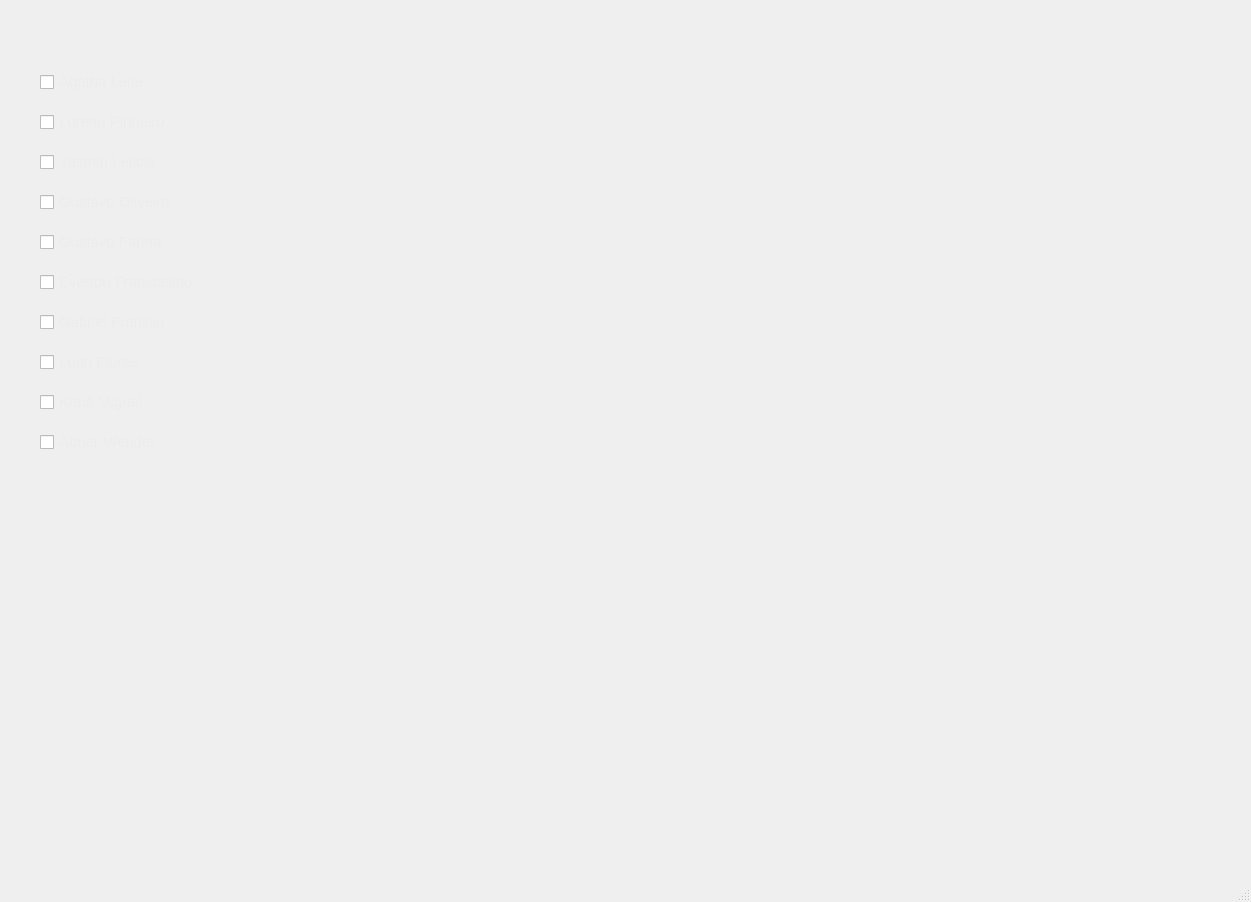
<?xml version="1.0" encoding="UTF-8"?>
<ui version="4.0">
 <class>MainWindow</class>
 <widget class="QMainWindow" name="MainWindow">
  <property name="geometry">
   <rect>
    <x>0</x>
    <y>0</y>
    <width>1251</width>
    <height>902</height>
   </rect>
  </property>
  <property name="windowTitle">
   <string>MainWindow</string>
  </property>
  <widget class="QWidget" name="centralwidget">
   <widget class="QWidget" name="gridLayoutWidget">
    <property name="geometry">
     <rect>
      <x>40</x>
      <y>60</y>
      <width>681</width>
      <height>411</height>
     </rect>
    </property>
    <layout class="QGridLayout" name="gridLayout">
     <item row="3" column="0">
      <widget class="QCheckBox" name="checkBox_5">
       <property name="font">
        <font>
         <pointsize>11</pointsize>
        </font>
       </property>
       <property name="styleSheet">
        <string notr="true">color: #ececec;</string>
       </property>
       <property name="text">
        <string>Gustavo Oliveira</string>
       </property>
      </widget>
     </item>
     <item row="2" column="0">
      <widget class="QCheckBox" name="checkBox_7">
       <property name="font">
        <font>
         <pointsize>11</pointsize>
        </font>
       </property>
       <property name="styleSheet">
        <string notr="true">color: #ececec;</string>
       </property>
       <property name="text">
        <string>Yasmin Leticia</string>
       </property>
      </widget>
     </item>
     <item row="5" column="0">
      <widget class="QCheckBox" name="checkBox_3">
       <property name="font">
        <font>
         <pointsize>11</pointsize>
        </font>
       </property>
       <property name="styleSheet">
        <string notr="true">color: #ececec;</string>
       </property>
       <property name="text">
        <string>Everton Franscelino</string>
       </property>
      </widget>
     </item>
     <item row="4" column="0">
      <widget class="QCheckBox" name="checkBox_4">
       <property name="font">
        <font>
         <pointsize>11</pointsize>
        </font>
       </property>
       <property name="styleSheet">
        <string notr="true">color: #ececec;</string>
       </property>
       <property name="text">
        <string>Gustavo Farina</string>
       </property>
      </widget>
     </item>
     <item row="1" column="0">
      <widget class="QCheckBox" name="checkBox_9">
       <property name="font">
        <font>
         <pointsize>11</pointsize>
        </font>
       </property>
       <property name="styleSheet">
        <string notr="true">color: #ececec;</string>
       </property>
       <property name="text">
        <string>Lorena Pinheiro</string>
       </property>
      </widget>
     </item>
     <item row="9" column="0">
      <widget class="QCheckBox" name="checkBox_8">
       <property name="font">
        <font>
         <pointsize>11</pointsize>
        </font>
       </property>
       <property name="styleSheet">
        <string notr="true">color: #ececec;</string>
       </property>
       <property name="text">
        <string>Abner Wender</string>
       </property>
      </widget>
     </item>
     <item row="8" column="0">
      <widget class="QCheckBox" name="checkBox_6">
       <property name="font">
        <font>
         <pointsize>11</pointsize>
        </font>
       </property>
       <property name="styleSheet">
        <string notr="true">color: #ececec;</string>
       </property>
       <property name="text">
        <string>Kauã Miguel</string>
       </property>
      </widget>
     </item>
     <item row="0" column="0">
      <widget class="QCheckBox" name="checkBox_10">
       <property name="font">
        <font>
         <pointsize>11</pointsize>
        </font>
       </property>
       <property name="styleSheet">
        <string notr="true">color: #ececec;</string>
       </property>
       <property name="text">
        <string>Agatha Leite</string>
       </property>
      </widget>
     </item>
     <item row="7" column="0">
      <widget class="QCheckBox" name="checkBox_2">
       <property name="font">
        <font>
         <pointsize>11</pointsize>
        </font>
       </property>
       <property name="styleSheet">
        <string notr="true">color: #ececec;</string>
       </property>
       <property name="text">
        <string>Luan Flores</string>
       </property>
      </widget>
     </item>
     <item row="6" column="0">
      <widget class="QCheckBox" name="checkBox">
       <property name="font">
        <font>
         <pointsize>11</pointsize>
        </font>
       </property>
       <property name="styleSheet">
        <string notr="true">color: #ececec;</string>
       </property>
       <property name="text">
        <string>Gabriel Franklin</string>
       </property>
      </widget>
     </item>
    </layout>
   </widget>
   <widget class="QLabel" name="label">
    <property name="geometry">
     <rect>
      <x>-20</x>
      <y>0</y>
      <width>1281</width>
      <height>871</height>
     </rect>
    </property>
    <property name="text">
     <string/>
    </property>
    <property name="pixmap">
     <pixmap>../../../../Imagens/fundoSala .jpg</pixmap>
    </property>
    <property name="scaledContents">
     <bool>true</bool>
    </property>
   </widget>
   <zorder>label</zorder>
   <zorder>gridLayoutWidget</zorder>
  </widget>
  <widget class="QMenuBar" name="menubar">
   <property name="geometry">
    <rect>
     <x>0</x>
     <y>0</y>
     <width>1251</width>
     <height>21</height>
    </rect>
   </property>
  </widget>
  <widget class="QStatusBar" name="statusbar"/>
 </widget>
 <resources/>
 <connections/>
</ui>
